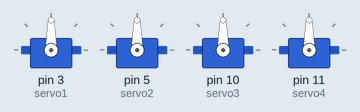
Simulated run of this sketch. Board: Arduino Uno, built with avr-gcc and run on an emulated ATmega328P. On the bench: 4 × servo.

Above: at 0.1 s.
At 1.1 s:
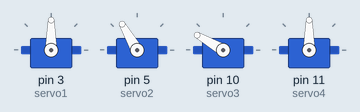
At 6.1 s:
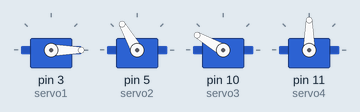
At 16.1 s:
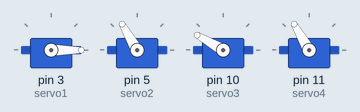
At 23.6 s:
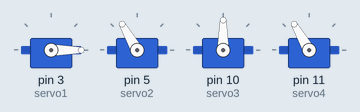
At 37.1 s:
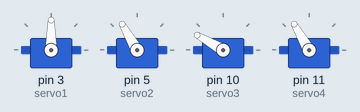
Timing chart, 0 to 40.0 s (numbered marks = the images above):
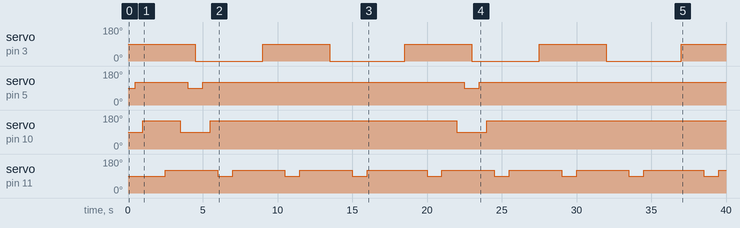

The sketch:

preprogrammed_robot_1.ino
```cpp
#include<Servo.h>

Servo servo1;
Servo servo2;
Servo servo3;
Servo servo4;

void setup()
{
servo1.attach(3);
servo2.attach(5);
servo3.attach(10);
servo4.attach(11);

}

void loop()
{
servo1.write(90);
delay(500);
servo2.write(120);
delay(500);
servo3.write(150);
delay(500);
servo4.write(90);
delay(1000);
servo4.write(120);
delay(1000);
servo3.write(90);
delay(500);
servo2.write(90);
delay(500);
servo1.write(0);
delay(500);
servo2.write(120);
delay(500);
servo3.write(150);
delay(500);
servo4.write(90);
delay(1000);
servo4.write(120);
delay(1000);
servo3.write(150);
delay(500);
servo2.write(120);
delay(500);
servo1.write(90);
delay(500);
servo2.write(120);
delay(500);
servo3.write(150);
delay(500);
servo4.write(90);
delay(1000);
servo4.write(120);
delay(1000);
servo3.write(150);
delay(500);
servo2.write(120);
delay(500);
servo1.write(0);
delay(500);
servo2.write(120);
delay(500);
servo3.write(150);
delay(500);
servo4.write(90);
delay(1000);
servo4.write(120);
delay(1000);
servo3.write(150);
delay(500);
servo2.write(120);
delay(500);
servo1.write(0);
delay(500);

}
```

Measured:
- by itself, servo on pin 3 (servo1): alternates 90° for 4.5 s and 0° for 4.8 s
- by itself, servo on pin 5 (servo2): goes 120° 3.5 s, 90° 1.0 s, 120° 17.5 s, 90° 1.0 s, then 120°
- by itself, servo on pin 10 (servo3): goes 150° 2.5 s, 90° 2.0 s, 150° 16.5 s, 90° 2.0 s, then 150°
- by itself, servo on pin 11 (servo4): alternates 120° for 3.5 s and 90° for 1.0 s
